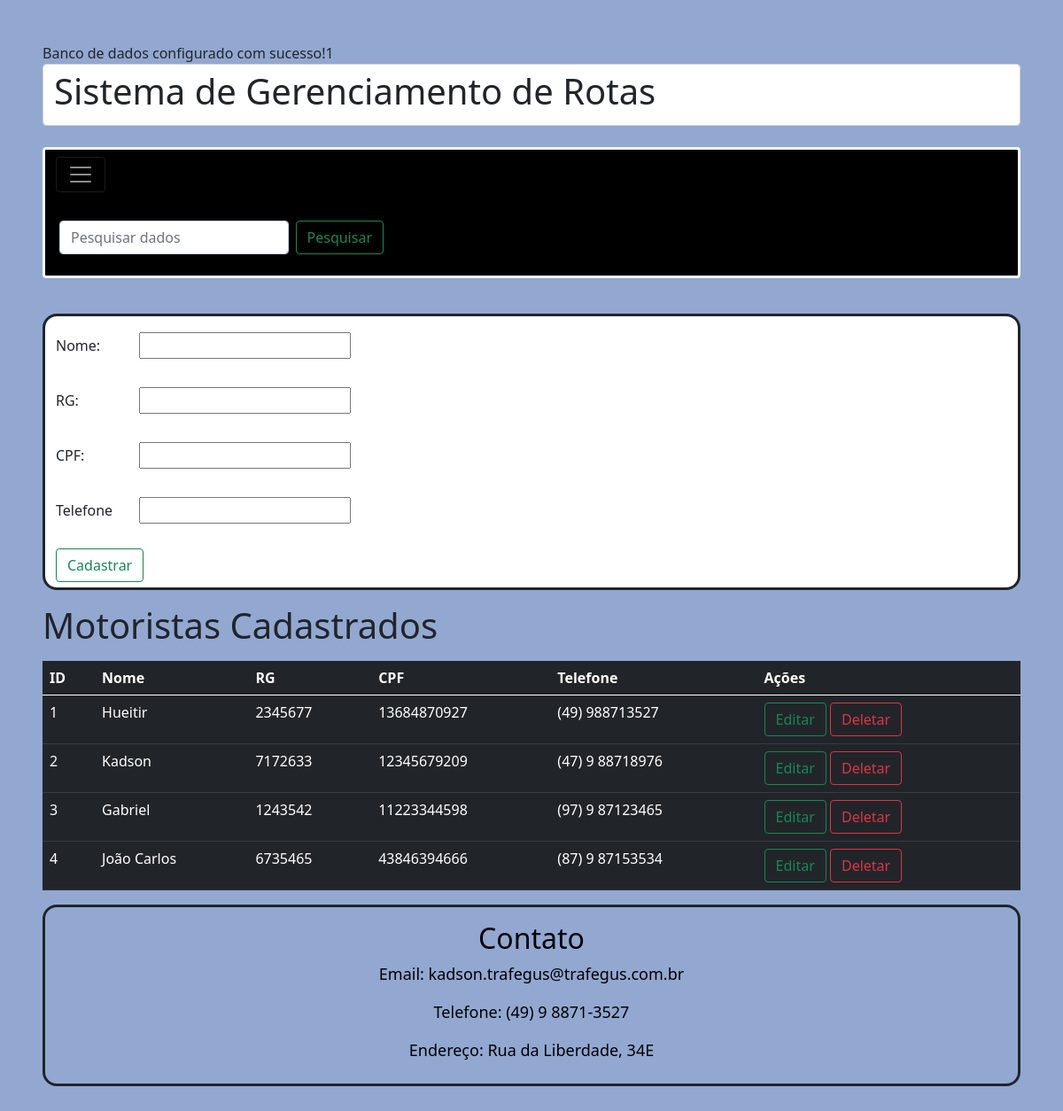
Screenshot of /src/motoristas.php with the database file from the repository.
### tables this page shows
CREATE TABLE motoristas (
        id INTEGER PRIMARY KEY AUTOINCREMENT,
        nome CHAR(255) NOT NULL,
        rg CHAR(20) NOT NULL,
        cpf CHAR(11) NOT NULL,
        telefone CHAR(20) DEFAULT NULL,
        veiculos_id INTEGER,
        FOREIGN KEY(veiculos_id) REFERENCES veiculos(id)
    );

### src/motoristas.php (the view, shortened to what this page needs)
<?= include __DIR__ . '/Cria_banco.php'; ?>
<!DOCTYPE html>
<html lang="pt-BR">
<head>
    <link href="https://cdn.jsdelivr.net/npm/bootstrap@5.0.2/dist/css/bootstrap.min.css" rel="stylesheet"
>
</head>
<body class="text-dark m-5" style="  background-color: #92a8d1;">
    <section>
        <header class="form-control">
            <h1>Sistema de Gerenciamento de Rotas</h1>
        </header>
        <br>
        <nav class="rounded navbar navbar-dark border border-3 border-light"
            style="background-color:black; border-radius: 16px;">
            <div class="container-fluid">
                <button class="navbar-toggler mb-3" type="button" data-bs-toggle="collapse"
                    data-bs-target="#navbarTogglerDemo01" aria-controls="navbarTogglerDemo01" aria-expanded="false"
                    aria-label="Toggle navigation">
                    <span class="navbar-toggler-icon"></span>
                </button>
            </div>
            <form class="d-flex m-3 col-4">
                <input class="form-control me-2" type="search" placeholder="Pesquisar dados" aria-label="Search">
                <button class="btn btn-outline-success" type="submit">Pesquisar</button>
            </form>
        </nav>
        <br>
    </section>
    <div>
        <form action="motoristas.php" method="POST" class="form-control mt-3 border border-3 border-dark" style="border-radius: 16px;">
            <label class="col-sm-1 col-form-label mt-2" for="nome">Nome:</label>
            <input type="text" id="nome" name="nome" maxlength="155" required><br><br>
            <label class="col-sm-1 col-form-label" for="rg">RG:</label>
            <input type="text" id="rg" name="rg" maxlength="20" required><br><br>
            <label class="col-sm-1 col-form-label" for="cpf">CPF:</label>
            <input type="char" id="cpf" name="cpf" maxlength="11" required><br><br>
            <label class="col-sm-1 col-form-label" for="telefone">Telefone</label>
            <input type="char" id="telefone" name="telefone" maxlength="20"><br><br>
            <button class="btn btn-outline-success" type="submit">Cadastrar</button>
        </form>
    </div>
    <h1>Motoristas Cadastrados</h1>
    <div class="">
        <table class="table mt-3 table-dark" style="width: 100%;">
            <thead>
                <tr>
                    <th scope="col">ID</th>
                    <th scope="col">Nome</th>
                    <th scope="col">RG</th>
                    <th scope="col">CPF</th>
                    <th scope="col">Telefone</th>
                    <th scope="col">Ações</th>
                </tr>
            </thead>
            <tbody>
                <?php
                    $motoristas = $db->query('SELECT * FROM motoristas')->fetchAll(PDO::FETCH_ASSOC);
                    $linha = 0;
                    foreach ($motoristas as $motora):
                        $linha++;
                    ?>
                    <tr>
                        <td><?= $linha ?></td>
                        <td><?= htmlspecialchars($motora['nome']) ?></td>
                        <td><?= htmlspecialchars($motora['rg']) ?></td>
                        <td><?= htmlspecialchars($motora['cpf']) ?></td>
                        <td><?= htmlspecialchars($motora['telefone']) ?></td>
                        <td>
                            <a href="./Acoes/editarMoto.php?linha=<?= $linha ?>" class="btn btn-outline-success">Editar</a>
                            <a href="./Acoes/excluirMoto.php?linha=<?= $linha ?>" class="btn btn-outline-danger">Deletar</a>
                        </td>
                    </tr>
                    <?php endforeach; ?>
            </tbody>
        </table>
    </div>
    <footer class="border border-3 border-dark mt-3 col-12 mb-0"
        style="border-radius: 16px; color: black; font-size: 18px; text-align: center;">
        <container class="mb-0">
            <div class="m-2 p-2 mb-0">
                <h2>Contato</h2>
                <p>Email: kadson.trafegus@trafegus.com.br</p>
                <p>Telefone: (49) 9 8871-3527</p>
                <p>Endereço: Rua da Liberdade, 34E</p>
            </div>
        </container>
    </footer>
</body>
</html>

### rows the page displays
motoristas: nome "Hueitir", rg "2345677", cpf "13684870927", telefone "(49) 988713527"
motoristas: nome "Kadson", rg "7172633", cpf "12345679209", telefone "(47) 9 88718976"
motoristas: nome "Gabriel", rg "1243542", cpf "11223344598", telefone "(97) 9 87123465"
motoristas: nome "João Carlos", rg "6735465", cpf "43846394666", telefone "(87) 9 87153534"

### other values shown
include __DIR__ . '/Cria_banco.php' "1"
